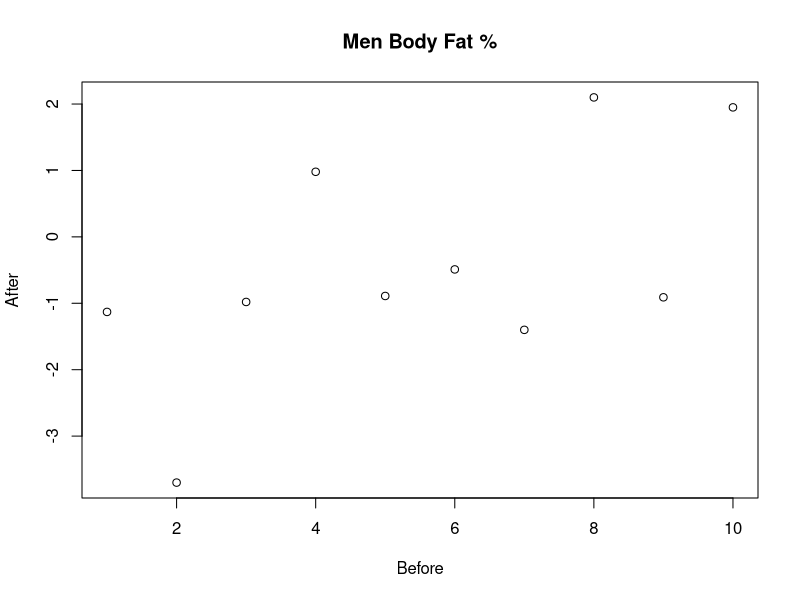
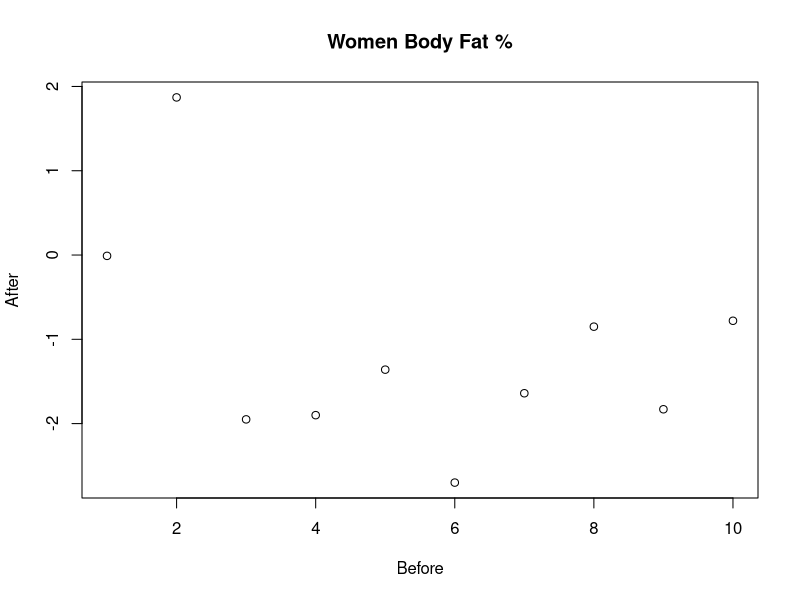
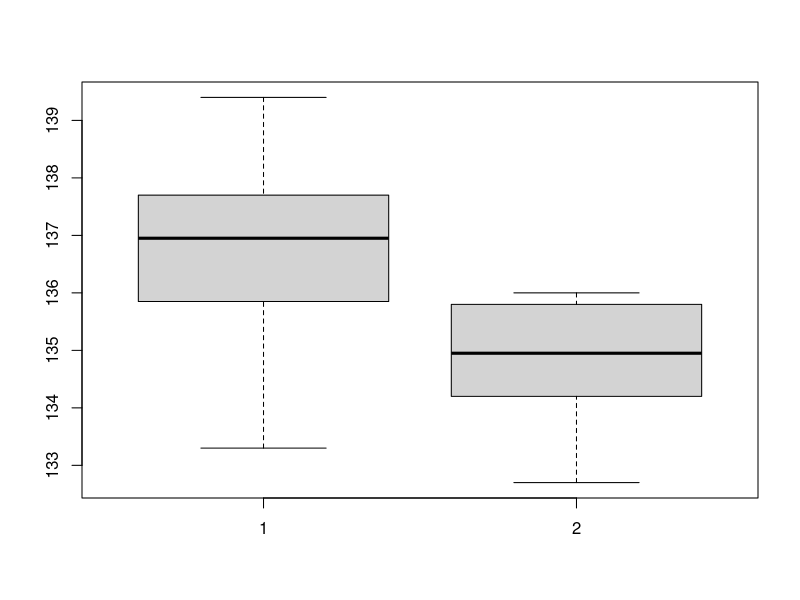

The R source for these figures, in order: (Note: this script raises an error after producing the figures.)
# 5.6-3
zhi= pnorm(2)
zlo= pnorm(-1)
ans1 = zhi-zlo
ans1
# 5.6-13
ans2 = 1 - pnorm(-5/3)
ans2
# 7.1-3
w = c(17.5, 14.5, 15.2, 14, 17.3, 18, 13.8)
t.test(w, conf.level = .9)
sqrt(var(w))
# 7.2-9
preM = c(11.1, 19.5, 14, 8.3, 12.4, 7.89, 12.1, 8.3, 12.31, 10)
posM = c(9.97, 15.8, 13.02, 9.28, 11.51, 7.4, 10.7, 10.4, 11.4, 11.95)
preW = c(22.9, 31.6, 27.7, 21.7, 19.36, 25.03, 26.9, 25.75, 23.63, 25.06)
posW = c(22.89, 33.47, 25.75, 19.8, 18, 22.33, 25.26, 24.9, 21.8, 24.28)
difM = posM-preM
difW = posW-preW
t.test(difM, conf.level = .9)
t.test(difW, conf.level = .9)
plot(difM, main="Men Body Fat %", xlab="Before", ylab = "After")
plot(difW, main="Women Body Fat %", xlab="Before", ylab = "After")
# 7.2-12
groupX = c(133.5, 137.2, 136.3, 133.3, 137.5, 135.4, 138.4, 137.1, 136.5, 139.4, 137.9, 136.8)
groupY = c(134, 134.7, 136, 132.7, 134.6, 135.2, 135.9, 135.6, 135.8, 134.2)
t.test(groupX)
var(groupX)
t.test(groupY)
var(groupY)
t.test(groupX, groupY)
boxplot(groupX, groupY)
#7.3-5
binconf(9, 50, method = "asymptotic")
binconf(9, 50)
binconf(9+2, 50+4, method = "asymptotic")
#7.3-11
y = c(1100, 385)
n = c(1300, 520)
prop.test(y, n, correct = FALSE)

